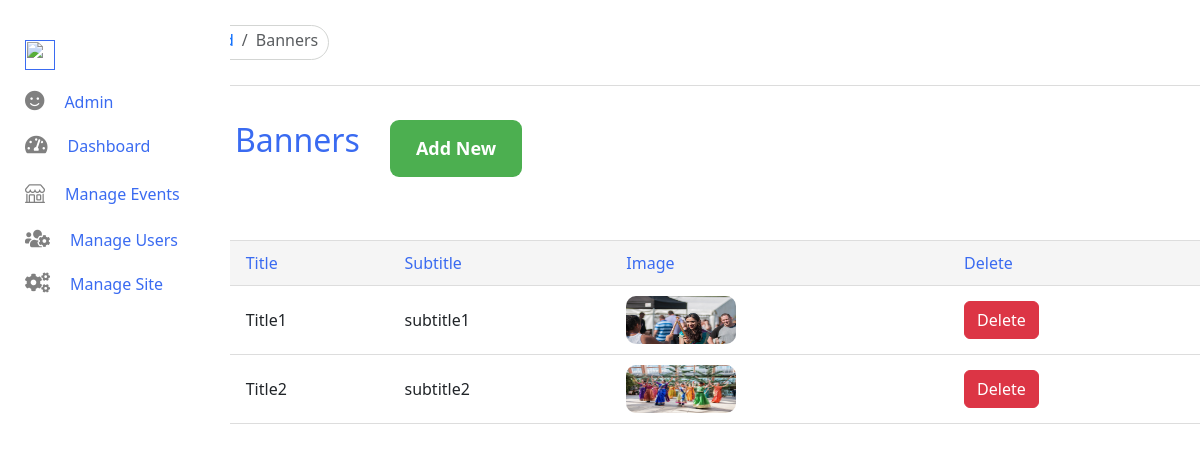
The app's page /banners (signed in) with its own data.
### dashboard/models.py (models this page shows)
class Banner(models.Model):
    Title = models.CharField(max_length = 50, null=False )
    Subtitle = models.CharField(max_length=50, null=False)
    Image = models.ImageField(null= False, upload_to='images/')
    class Meta:
        db_table = "Banner"

### dashboard/views.py (the view)
# urls.py: path('banners', Banners, name='Banners'),
def Banners(request):
    if not request.user.is_authenticated:
        messages.warning(request, "Hey just login and use my website")
        return redirect('Login')
    banners = Banner.objects.all()
    content = {'banners': banners}
    return render(request, 'banners.html', content)

### dashboard/templates/banners.html (shortened to what this page needs)
<!DOCTYPE html>
{% load static %}
<html lang="en">
<head>
<link href="https://cdn.jsdelivr.net/npm/bootstrap@5.3.3/dist/css/bootstrap.min.css" rel="stylesheet">
<link rel="stylesheet" href="https://cdnjs.cloudflare.com/ajax/libs/font-awesome/5.15.4/css/all.min.css">
<link rel="stylesheet" href="https://cdn.jsdelivr.net/npm/bootstrap-icons@1.11.3/font/bootstrap-icons.min.css">
<link href="https://cdn.jsdelivr.net/npm/bootstrap@5.3.3/dist/css/bootstrap.min.css" rel="stylesheet">
</head>
<body>
    <header>
        <nav>
            <div class="nav-left">
                <nav class="breadcrumb">
                    <a class="breadcrumb-item" href="{% url "Dashboard" %}">Dashboard</a>
                    <span class="breadcrumb-item active" aria-current="page">Banners</span>
                </nav>
            </div>
        </nav>
    </header>
<aside>
    <ul>
        <li class="img">
            <a href=""><img src="https://eventmie.classiebit.com/storage/settings/February2024/iC99LPYEaUTVhWOuAi0j.png" alt=""></a>
        </li>
        <li ><a href="{% url "Profile" %}"><i class="fas fa-smile icon"></i><span class="icon-name">Admin</span></a></li>
        <li ><a href="{% url "Dashboard" %}"><i class="fas fa-tachometer-alt icon"></i><span class="icon-name">Dashboard</span></a></li>
        <li class="gg">
            <a href="#dh1"data-bs-toggle="collapse"><i class="bi bi-shop icon"></i><span class="icon-name">Manage Events</a>
        </li>
        <li><a href="{% url "Mainusers" %}"><i class="fas fa-users-cog icon"></i><span class="icon-name">Manage Users</span></a></li>
        <li>
            <a href="#dh3" data-bs-toggle="collapse"><i class="fas fa-cogs icon"></i><span class="icon-name">Manage Site</span></a>
        </li>
    </ul>
</aside>
<div class="event-section" style="background-color: transparent;">
    <div class="event-label">
        <i class="fas fa-th-list smiley-icon" style="background-color: white;"></i>
        <p style="  color:rgb(58, 107, 241); font-size: xx-large ;  ">Banners</p>
    </div>
    <a href="{% url "Addbanner" %}"><button class="add-new-button" onclick="addColumn()">Add New</button></a>
</div>
<table id="categoryTable">
    <thead>
        <tr>
            <th><input type="checkbox" id="selectAllCheckbox"></th>
            <th>Title</th>
            <th>Subtitle</th>
            <th>Image</th>
            <th>Delete</th>
        </tr>
    </thead>
    <tbody>
         {% for banner in banners %}
        <tr>
            <td><input type="checkbox" class="rowCheckbox"></td>
            <td>{{ banner.Title }}</td>
            <td>{{ banner.Subtitle }}</td>
            <td><img src="{{ banner.Image.url }}" alt="Sample Image" style="width: 110px; height: 48px; border-radius: 10px;"></td>
            <td>
                <a href="editbanner/{{banner.id}}">
                    <button type="button" class="btn btn-danger">Delete</button>
                </a>
            </td>
        </tr>
        {% endfor %}
    </tbody>
</table>
</body>
</html>

### dashboard/templates/banners.html (style rules this page uses)
* { margin: 0; padding: 0; box-sizing: border-box; }
header { background-color: #fff; color: #333; padding: 10px; display: flex; justify-content: space-between; align-items: center; margin-left: 110px; border-bottom: 1px solid gainsboro; position: relative; }
.breadcrumb { height: 35px; padding: 2px 10px; border-radius: 20px; border: 1px solid rgb(211, 213, 211); margin: 15px 20px; }
.breadcrumb a { text-decoration: none; }
aside { background-color:white; padding: 20px; width: 90px; position: fixed; top: 0; height: 100%; bottom: 0; transition: width 0.3s; }
aside ul { list-style-type: none; padding: 0; background-color:white; margin: 5px; }
aside ul li { margin-bottom: 10px; display: flex; flex-direction: column; cursor: pointer; margin-top: 20px; }
aside ul li .icon { color:gray; transition: transform 0.3s ease; }
aside ul li a { color: rgb(58, 107, 241); text-decoration: none; }
.icon { font-size: 24px; margin-right: 10px; background-color: white; }
aside ul li .icon { font-size: 20px; color: gray; background-color: transparent; }
.smiley-icon { font-size: 50px; cursor: pointer; color: rgb(58, 107, 241); background-color: white; }
aside { overflow: hidden; }
.gg .icon { font-weight: bolder; }
img { height: 30px; width: 30px; }
table { width: calc(100% - 150px); border-collapse: collapse; background-color: white; margin-top: 50px; margin-left: 150px; }
th, td { border-top: 1px solid #ddd; border-bottom: 1px solid #ddd; padding: 10px; text-align: left; }
th { background-color:whitesmoke; color: rgb(58, 107, 241); font-weight: 400; }
td { background-color:white; }
.event-section { display: flex; justify-content: left; align-items: center; margin-left: 150px; margin-top: 20px; }
.event-label { margin: 10px; }
.event-label { display: flex; align-items: center; }
.event-label p { margin-left: 25px; }
.add-new-button { background-color: #4CAF50; color: white; border: none; border-radius: 3px; padding: 10px 20px; cursor: pointer; margin-left: 20px; font-weight: bold; }
.add-new-button { padding: 15px 26px 15px 26px; font-size: large; border-radius: 9px; }

### records on screen
Banner: Title "Title1", Subtitle "subtitle1", Image (picture)
Banner: Title "Title2", Subtitle "subtitle2", Image (picture)
